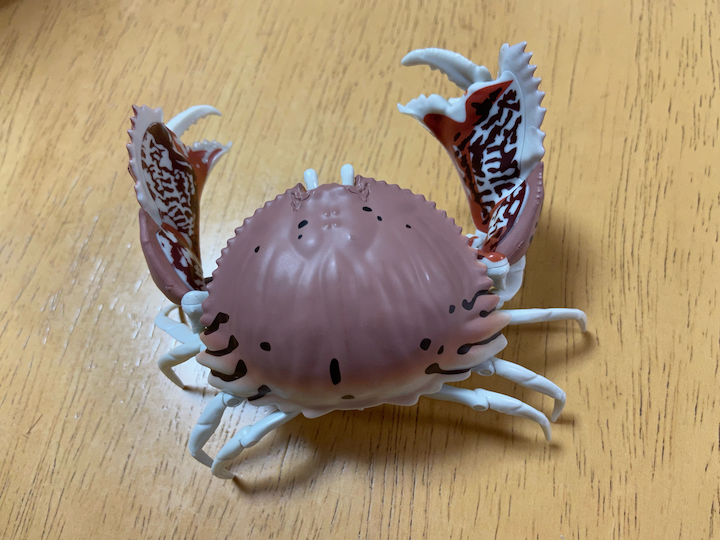
#> input picture img/crab.png, 720 x 540 px
$ python 04_edit_img.py
#> lines starting #> are read from the running program, lines starting #| are printed output that depends on the picture
import numpy as np
import cv2

# ---------------------
# addWeighted()

src1 = cv2.imread('../img/crab.png', cv2.IMREAD_COLOR)
#> src1 is the input picture: shape (540, 720, 3); mean B, G, R 117.5, 145.9, 166.5
src2 = cv2.imread('../img/crab2.png', cv2.IMREAD_COLOR)
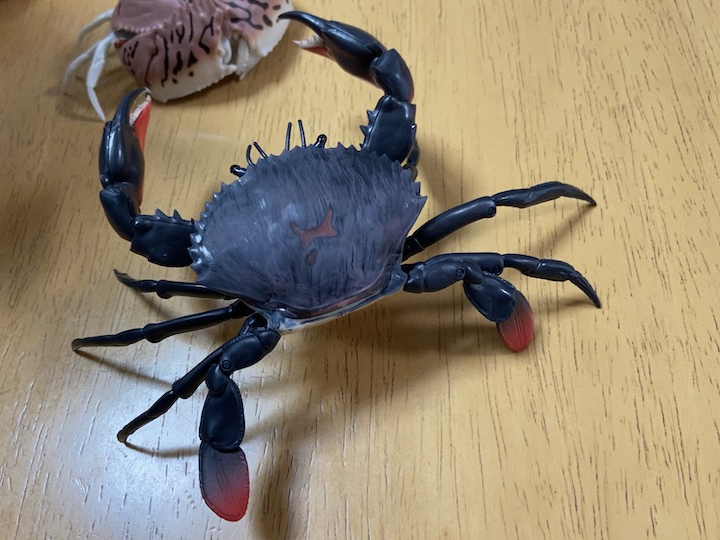
#> input picture img/crab2.png, 720 x 540 px
#> src2 is the input picture: shape (540, 720, 3); mean B, G, R 114.3, 134.8, 147.6

alpha = 0.5
beta = 0.5
gamma = 0.0

# brend 2 imgs with weight
dst = cv2.addWeighted(src1, alpha, src2, beta, gamma)
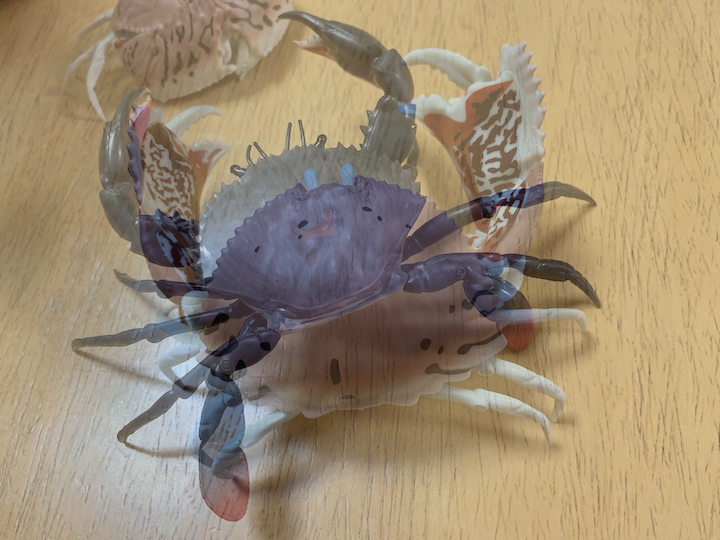
#> dst: shape (540, 720, 3); mean B, G, R 115.9, 140.4, 157

cv2.imshow('dst', dst)
cv2.waitKey(0)
cv2.destroyAllWindows()

# -------------------
# absdiff()

img1 = np.array([1, 2, 3, 4, 5])
img2 = np.array([5, 4, 3, 2, 1])

diff = cv2.absdiff(img1, img2)

print(diff)
